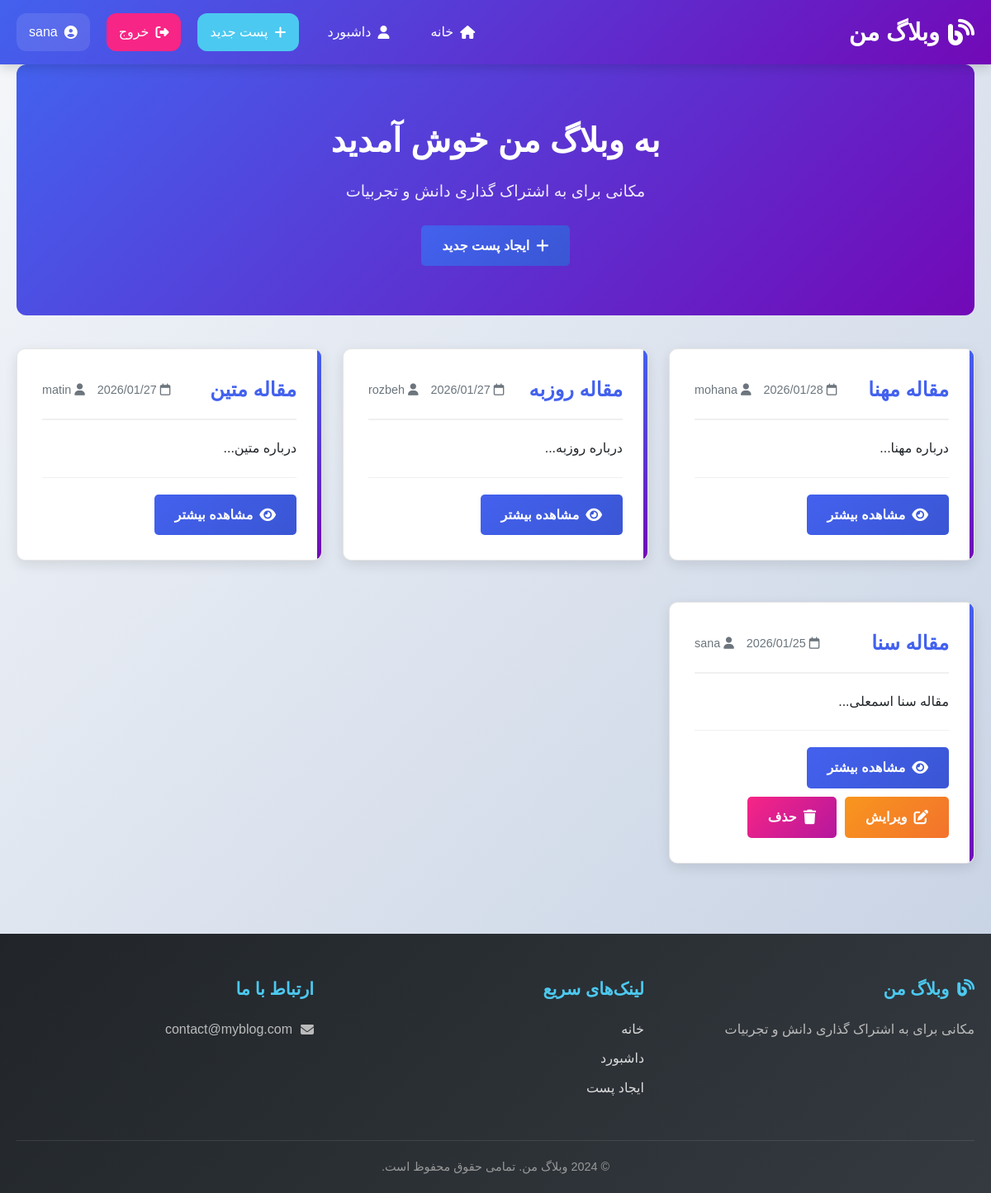
Screenshot of / (signed in) with the database file from the repository.
### blog_flask/app.py (models this page shows, shortened)
class User(UserMixin, db.Model):
    id = db.Column(db.Integer , primary_key=True)
    username = db.Column(db.String(80) , unique = True , nullable=False)
    email = db.Column(db.String(120) , unique =  True , nullable=False)
    password_hash = db.Column(db.String(120), nullable=False)
    posts = db.relationship("Post" , backref = "author_rel" , lazy = True)  # تغییر نام backref
    comments = db.relationship("Comment" , backref = "author_rel" , lazy = True)

class Post(db.Model):
    __tablename__ = 'posts'
    id = db.Column(db.Integer, primary_key=True)
    title = db.Column(db.String(200), nullable=False)
    content = db.Column(db.Text, nullable=False)
    author_id = db.Column(db.Integer, db.ForeignKey('user.id'), nullable=False)  # اصلاح شد به 'user.id'
    created_at = db.Column(db.DateTime, default=datetime.now)
    updated_at = db.Column(db.DateTime, default=datetime.now, onupdate=datetime.now)
    author = db.relationship('User', backref=db.backref('user_posts', lazy=True))
    comments = db.relationship('Comment', backref='post', lazy=True, cascade='all, delete-orphan')

### blog_flask/app.py (the view)
@app.route('/')
def index():
    posts = Post.query.order_by(Post.created_at.desc()).all()
    return render_template("index.html", posts = posts)

### blog_flask/app.py (called while the page is built)
@login_manager.user_loader
def load_user(user_id):
    return User.query.get(int(user_id))

### blog_flask/templates/index.html (shortened to what this page needs)
{% extends "base.html" %}
{% block content %}
<div class="hero-section">
    <div class="hero-content">
        <h1>به وبلاگ من خوش آمدید</h1>
        <p>مکانی برای به اشتراک گذاری دانش و تجربیات</p>
        {% if current_user.is_authenticated %}
            <a href="{{ url_for('create_post') }}" class="btn btn-primary">
                <i class="fas fa-plus"></i> ایجاد پست جدید
            </a>
        {% else %}
            <a href="{{ url_for('register') }}" class="btn btn-primary">
                <i class="fas fa-user-plus"></i> شروع کنید
            </a>
        {% endif %}
    </div>
</div>
{% if posts %}
    <div class="posts-grid">
        {% for post in posts %}
        <div class="card post-card">
            <div class="post-header">
                <h2 class="post-title">{{ post.title }}</h2>
                <div class="post-meta">
                    <span><i class="far fa-calendar"></i> {{ post.created_at.strftime('%Y/%m/%d') }}</span>
                    <span><i class="fas fa-user"></i> {{ post.author.username }}</span>
                </div>
            </div>
            <div class="post-content">
                {{ post.content[:200] }}...
            </div>
            <div class="post-actions">
                <a href="{{ url_for('post_detail', id=post.id) }}" class="btn btn-primary btn-small">
                    <i class="fas fa-eye"></i> مشاهده بیشتر
                </a>
                {% if current_user.is_authenticated and post.author == current_user %}
                    <a href="{{ url_for('edit_post', id=post.id) }}" class="btn btn-warning btn-small">
                        <i class="fas fa-edit"></i> ویرایش
                    </a>
                    <a href="{{ url_for('delete_post', id=post.id) }}"
                    class="btn btn-danger btn-small"
                    onclick="return confirm('آیا از حذف این پست مطمئن هستید؟')">
                        <i class="fas fa-trash"></i> حذف
                    </a>
                {% endif %}
            </div>
        </div>
        {% endfor %}
    </div>
{% endif %}
{% endblock %}

### blog_flask/templates/base.html (shortened to what this page needs)
<!DOCTYPE html>
<html lang="fa" dir="rtl">
<head>
    <link rel="stylesheet" href="{{ url_for('static', filename='css/style.css') }}">
    <link rel="stylesheet" href="https://cdnjs.cloudflare.com/ajax/libs/font-awesome/6.4.0/css/all.min.css">
    <link href="https://cdn.jsdelivr.net/gh/rastikerdar/vazirmatn@v33.003/Vazirmatn-font-face.css" rel="stylesheet">
</head>
<body>
    <nav class="navbar">
        <div class="container">
            <a href="{{ url_for('index') }}" class="logo">
                <i class="fas fa-blog"></i> وبلاگ من
            </a>
            <div class="nav-links">
                <a href="{{ url_for('index') }}" class="nav-link {{ 'active' if request.endpoint == 'index' }}">
                    <i class="fas fa-home"></i> خانه
                </a>
                {% if current_user.is_authenticated %}
                    <a href="{{ url_for('dashboard') }}" class="nav-link {{ 'active' if request.endpoint == 'dashboard' }}">
                        <i class="fas fa-user"></i> داشبورد
                    </a>
                    <a href="{{ url_for('create_post') }}" class="nav-link btn-new-post {{ 'active' if request.endpoint == 'create_post' }}">
                        <i class="fas fa-plus"></i> پست جدید
                    </a>
                    <a href="{{ url_for('logout') }}" class="nav-link btn-logout">
                        <i class="fas fa-sign-out-alt"></i> خروج
                    </a>
                    <span class="user-welcome">
                        <i class="fas fa-user-circle"></i> {{ current_user.username }}
                    </span>
                {% endif %}
            </div>
        </div>
    </nav>
    <main class="container">
        {% block content %}{% endblock %}
    </main>
    <footer class="footer">
        <div class="container">
            <div class="footer-content">
                <div class="footer-section">
                    <h3><i class="fas fa-blog"></i> وبلاگ من</h3>
                    <p>مکانی برای به اشتراک گذاری دانش و تجربیات</p>
                </div>
                <div class="footer-section">
                    <h3>لینک‌های سریع</h3>
                    <a href="{{ url_for('index') }}">خانه</a>
                    {% if current_user.is_authenticated %}
                        <a href="{{ url_for('dashboard') }}">داشبورد</a>
                        <a href="{{ url_for('create_post') }}">ایجاد پست</a>
                    {% endif %}
                </div>
                <div class="footer-section">
                    <h3>ارتباط با ما</h3>
                    <p><i class="fas fa-envelope"></i> contact@myblog.com</p>
                </div>
            </div>
            <div class="footer-bottom">
                <p>© 2024 وبلاگ من. تمامی حقوق محفوظ است.</p>
            </div>
        </div>
    </footer>
</body>
</html>

### blog_flask/static/css/style.css (style rules this page uses)
* { margin: 0; padding: 0; box-sizing: border-box; }
:root { --primary: #4361ee; --primary-dark: #3a56d4; --secondary: #7209b7; --success: #4cc9f0; --danger: #f72585; --warning: #f8961e; --light: #f8f9fa; --dark: #212529; --gray: #6c757d; --border-radius: 12px; --box-shadow: 0 4px 20px rgba(0, 0, 0, 0.1); --transition: all 0.3s ease; }
body { font-family: 'Vazirmatn', sans-serif; background: linear-gradient(135deg, #f5f7fa 0%, #c3cfe2 100%); min-height: 100vh; color: var(--dark); line-height: 1.6; }
.container { max-width: 1200px; margin: 0 auto; padding: 0 20px; }
.navbar { background: linear-gradient(135deg, var(--primary) 0%, var(--secondary) 100%); color: white; padding: 1rem 0; position: sticky; top: 0; z-index: 1000; box-shadow: 0 2px 15px rgba(0, 0, 0, 0.2); }
.navbar .container { display: flex; justify-content: space-between; align-items: center; }
.logo { font-size: 1.8rem; font-weight: bold; color: white; text-decoration: none; display: flex; align-items: center; gap: 10px; }
.logo i { font-size: 2rem; }
.nav-links { display: flex; align-items: center; gap: 20px; }
.nav-link { color: white; text-decoration: none; padding: 10px 15px; border-radius: var(--border-radius); display: flex; align-items: center; gap: 8px; transition: var(--transition); }
.btn-new-post { background: var(--success); }
.btn-logout { background: var(--danger); }
.user-welcome { display: flex; align-items: center; gap: 8px; padding: 10px 15px; background: rgba(255, 255, 255, 0.1); border-radius: var(--border-radius); }
main { padding: 40px 0; min-height: calc(100vh - 200px); }
.card { background: white; border-radius: var(--border-radius); padding: 25px; margin-bottom: 25px; box-shadow: var(--box-shadow); transition: var(--transition); border: 1px solid rgba(0, 0, 0, 0.1); }
.post-card { position: relative; overflow: hidden; }
.post-card::before { content: ''; position: absolute; top: 0; right: 0; width: 5px; height: 100%; background: linear-gradient(to bottom, var(--primary), var(--secondary)); }
.post-header { display: flex; justify-content: space-between; align-items: center; margin-bottom: 20px; padding-bottom: 15px; border-bottom: 2px solid #f0f0f0; }
.post-title { color: var(--primary); font-size: 1.5rem; font-weight: bold; }
.post-meta { color: var(--gray); font-size: 0.9rem; display: flex; align-items: center; gap: 15px; }
.post-content { margin-bottom: 20px; line-height: 1.8; }
.btn { display: inline-flex; align-items: center; gap: 10px; padding: 12px 24px; border: none; border-radius: var(--border-radius); font-family: 'Vazirmatn', sans-serif; font-size: 1rem; font-weight: bold; cursor: pointer; transition: var(--transition); text-decoration: none; }
.btn i { font-size: 1.1rem; }
.btn-primary { background: linear-gradient(135deg, var(--primary) 0%, var(--primary-dark) 100%); color: white; }
.btn-danger { background: linear-gradient(135deg, #f72585 0%, #b5179e 100%); color: white; }
.btn-warning { background: linear-gradient(135deg, #f8961e 0%, #f3722c 100%); color: white; }
.btn-small { padding: 8px 16px; font-size: 0.9rem; }
.footer { background: linear-gradient(135deg, var(--dark) 0%, #343a40 100%); color: white; padding: 50px 0 20px; margin-top: 60px; }
.footer-content { display: grid; grid-template-columns: repeat(auto-fit, minmax(250px, 1fr)); gap: 40px; margin-bottom: 40px; }
.footer-section h3 { color: var(--success); margin-bottom: 20px; font-size: 1.3rem; display: flex; align-items: center; gap: 10px; }
.footer-section a { color: #ddd; text-decoration: none; display: block; margin-bottom: 10px; transition: var(--transition); }
.footer-section p { color: #bbb; margin-bottom: 15px; display: flex; align-items: center; gap: 10px; }
.footer-bottom { text-align: center; padding-top: 20px; border-top: 1px solid rgba(255, 255, 255, 0.1); color: #999; font-size: 0.9rem; }
.card { animation: fadeIn 0.6s ease; }
.card { background: white; border-radius: 10px; padding: 30px; box-shadow: 0 5px 15px rgba(0, 0, 0, 0.1); }
.btn { padding: 12px 25px; border: none; border-radius: 5px; font-size: 16px; font-weight: 600; cursor: pointer; transition: all 0.3s; display: inline-flex; align-items: center; gap: 8px; font-family: 'Vazir', sans-serif; }
.btn-primary { background-color: var(--primary); color: white; }

### rows the page displays
User: username "sana"
Post: title "مقاله مهنا", created_at "2026/01/28", author.username "mohana", content "درباره مهنا"
Post: title "مقاله روزبه", created_at "2026/01/27", author.username "rozbeh", content "درباره روزبه"
Post: title "مقاله متین", created_at "2026/01/27", author.username "matin", content "درباره متین"
Post: title "مقاله سنا", created_at "2026/01/25", author.username "sana", content "مقاله سنا اسمعلی"
